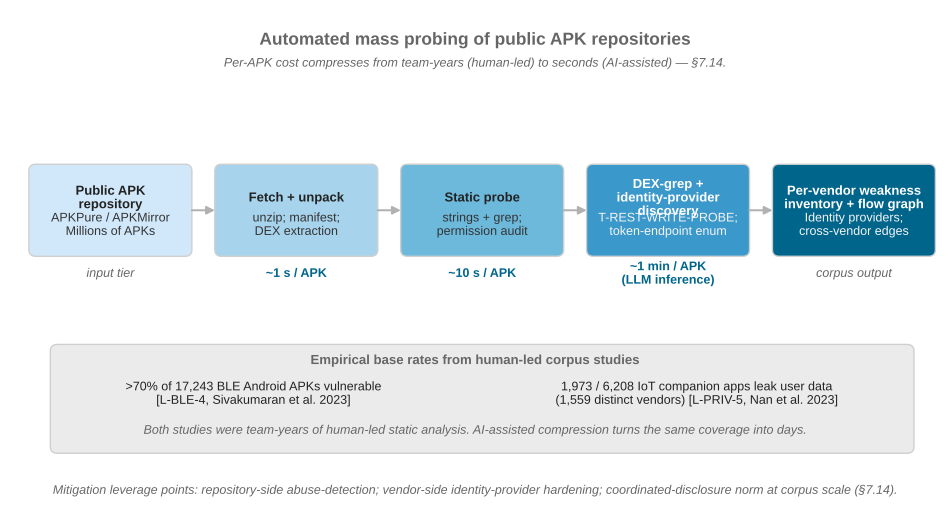

The Python source for this figure:
#!/usr/bin/env python3
"""
Figure 15 — Automated mass probing of public APK repositories (ILL-09).

Pipeline diagram from public APK repository through
fetch -> unpack -> strings/manifest -> DEX-grep -> per-vendor weakness
output, annotated with the per-stage cost (seconds vs. years) so the
asymmetric-collapse claim of §7.3 is visible at corpus scale.

Authorship: AI-authored (illustration agent, 2026-05-02; CB-palette
recolour 2026-05-03 — pipeline-fix pass).

Source: paper/main.md §7.14; literature base rates from L-BLE-4
(Sivakumaran et al. 2023) and L-PRIV-5 (Nan et al. 2023) cited in §7.14.

2026-05-03 recolour: replaced the three green `#cad55c` middle-stage
fills with a sequential blue ramp from `dlr_style` so the pipeline
reads as a CB-safe progression (input → process → output) under
deuteranopia and in greyscale. The yellow `#fff8be` empirical-rates
panel is replaced with a neutral DLR_GRAY_SOFT background so the
single accent (DLR blue) remains the only saturated colour.

2026-05-03 design-consistency materialisation pass: raised every
sub-floor font size to clear the 9 pt body floor that fig11 (hero /
design anchor) establishes for the figure set: stage sub-label 8.2 →
9.0 pt; cost-tier brackets 8 / 8.6 → 9.0 pt; empirical-rates panel
body 8.4 → 9.0 pt; panel italic 8.4 → 9.0 pt; footer 8.6 → 9.0 pt.
Stage label kept at 9.4 (already above floor). Palette unchanged.
"""

import os
import sys

import matplotlib
matplotlib.use("Agg")
import matplotlib.pyplot as plt
from matplotlib.patches import FancyBboxPatch, FancyArrowPatch

HERE = os.path.dirname(os.path.abspath(__file__))
sys.path.insert(0, HERE)
import dlr_style  # noqa: E402

fig, ax = plt.subplots(figsize=(12, 6.5))
ax.set_xlim(0, 13)
ax.set_ylim(0, 7.5)
ax.set_axis_off()

# Title
ax.text(6.5, 7.05,
        "Automated mass probing of public APK repositories",
        ha="center", va="center", fontsize=12.5, fontweight="bold",
        color=dlr_style.DLR_GRAY)
ax.text(6.5, 6.70,
        "Per-APK cost compresses from team-years (human-led) to seconds (AI-assisted) — §7.14.",
        ha="center", va="center", fontsize=9, style="italic",
        color=dlr_style.DLR_GRAY)


_DARK_FILLS = {"#3b98cb", "#00658b", dlr_style.DLR_BLUE}


def stage(x, y, w, h, label, sub, fc):
    p = FancyBboxPatch((x - w / 2, y - h / 2), w, h,
                       boxstyle="round,pad=0.04,rounding_size=0.10",
                       fc=fc, ec=dlr_style.DLR_HAIRLINE, lw=1.0)
    ax.add_patch(p)
    on_dark = fc in _DARK_FILLS
    label_col = "white" if on_dark else "#222"
    sub_col   = "#f4f4f4" if on_dark else "#333"
    ax.text(x, y + 0.18, label,
            ha="center", va="center", fontsize=9.4, fontweight="bold",
            color=label_col)
    ax.text(x, y - 0.22, sub,
            ha="center", va="center", fontsize=9.0, color=sub_col)


def arrow(x1, y, x2):
    a = FancyArrowPatch((x1, y), (x2, y),
                        arrowstyle="-|>", mutation_scale=12,
                        color=dlr_style.DLR_GRAY_MID, lw=1.4)
    ax.add_patch(a)


# Pipeline row (y = 4.5)
y_pipe = 4.5
stages = [
    # CB-safe sequential blue ramp: light → mid → dark, replacing the
    # earlier green `#cad55c` middle stages so colour now monotonically
    # encodes pipeline depth (also survives greyscale).
    (1.4, "Public APK\nrepository", "APKPure / APKMirror\nMillions of APKs", "#d1e8fa"),
    (4.0, "Fetch + unpack", "unzip; manifest;\nDEX extraction", "#a7d3ec"),
    (6.6, "Static probe", "strings + grep;\npermission audit", "#6cb9dc"),
    (9.2, "DEX-grep +\nidentity-provider\ndiscovery", "T-REST-WRITE-PROBE;\ntoken-endpoint enum", "#3b98cb"),
    (11.8, "Per-vendor weakness\ninventory + flow graph", "Identity providers;\ncross-vendor edges", dlr_style.DLR_BLUE),
]
for x, label, sub, fc in stages:
    stage(x, y_pipe, 2.2, 1.3, label, sub, fc)
for i in range(len(stages) - 1):
    x1 = stages[i][0] + 1.1
    x2 = stages[i + 1][0] - 1.1
    arrow(x1, y_pipe, x2)

# Per-stage cost annotations
ax.text(1.4, 3.55, "input tier",
        ha="center", va="center", fontsize=9.0, style="italic",
        color=dlr_style.DLR_GRAY)
ax.text(4.0, 3.55, "~1 s / APK",
        ha="center", va="center", fontsize=9.0, fontweight="bold",
        color=dlr_style.DLR_BLUE)
ax.text(6.6, 3.55, "~10 s / APK",
        ha="center", va="center", fontsize=9.0, fontweight="bold",
        color=dlr_style.DLR_BLUE)
ax.text(9.2, 3.55, "~1 min / APK\n(LLM inference)",
        ha="center", va="center", fontsize=9.0, fontweight="bold",
        color=dlr_style.DLR_BLUE)
ax.text(11.8, 3.55, "corpus output",
        ha="center", va="center", fontsize=9.0, style="italic",
        color=dlr_style.DLR_GRAY)

# Cost-comparison panel — human vs AI
panel_y = 1.85
ax.add_patch(FancyBboxPatch((0.6, panel_y - 0.95), 12.0, 1.55,
                            boxstyle="round,pad=0.04,rounding_size=0.10",
                            fc=dlr_style.DLR_GRAY_SOFT,
                            ec=dlr_style.DLR_HAIRLINE, lw=1.0))
ax.text(6.5, panel_y + 0.40,
        "Empirical base rates from human-led corpus studies",
        ha="center", va="center", fontsize=9.5, fontweight="bold",
        color=dlr_style.DLR_GRAY)
ax.text(3.4, panel_y - 0.10,
        ">70% of 17,243 BLE Android APKs vulnerable\n[L-BLE-4, Sivakumaran et al. 2023]",
        ha="center", va="center", fontsize=9.0, color="#222")
ax.text(9.6, panel_y - 0.10,
        "1,973 / 6,208 IoT companion apps leak user data\n(1,559 distinct vendors) [L-PRIV-5, Nan et al. 2023]",
        ha="center", va="center", fontsize=9.0, color="#222")
ax.text(6.5, panel_y - 0.65,
        "Both studies were team-years of human-led static analysis. "
        "AI-assisted compression turns the same coverage into days.",
        ha="center", va="center", fontsize=9.0, style="italic",
        color=dlr_style.DLR_GRAY)

# Footer
ax.text(6.5, 0.30,
        "Mitigation leverage points: repository-side abuse-detection; "
        "vendor-side identity-provider hardening; coordinated-disclosure norm at corpus scale (§7.14).",
        ha="center", va="center", fontsize=9.0, style="italic",
        color=dlr_style.DLR_GRAY)

out_svg = os.path.join(HERE, "fig15-apk-mass-probing.svg")
out_pdf = os.path.join(HERE, "fig15-apk-mass-probing.pdf")
fig.savefig(out_svg, format="svg", bbox_inches="tight")
fig.savefig(out_pdf, format="pdf", bbox_inches="tight")
print(f"Saved: {out_svg}")
print(f"Saved: {out_pdf}")
